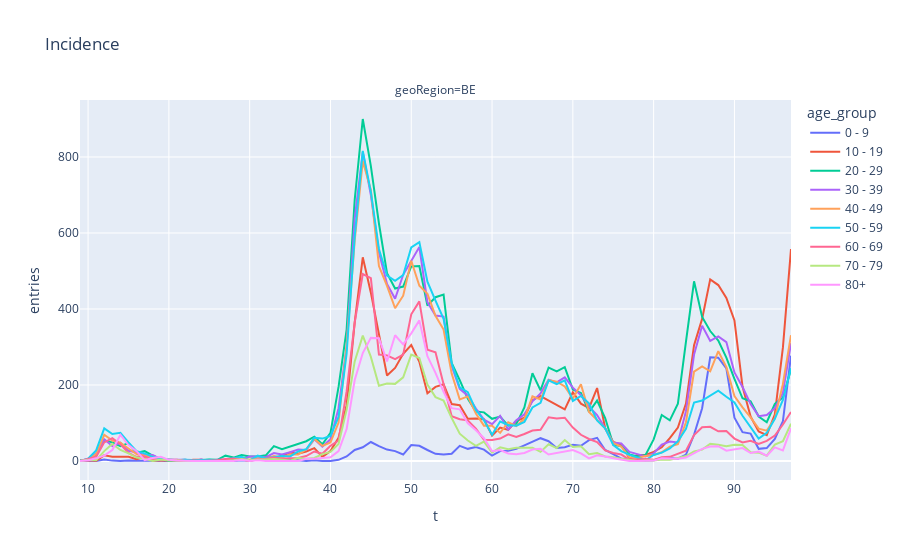

Notebook cell for this chart:
### Code cell
fig = px.line(inc.loc[:,:, 'BE'].reset_index(), x='t', y='entries', facet_col='geoRegion', facet_col_wrap=3, color='age_group', title='Incidence')
fig.show()

### Figure 1 — Plotly figure (JSON) as saved in the notebook; plotly's stock layout.template omitted (floating-point values rounded to 4 significant figures)
{"data": [{"hovertemplate": "age_group=0 - 9<br>geoRegion=BE<br>t=%{x}<br>entries=%{y}<extra></extra>", "legendgroup": "0 - 9", "line": {"color": "#636efa", "dash": "solid"}, "marker": {"symbol": "circle"}, "mode": "lines", "name": "0 - 9", "orientation": "v", "showlegend": true, "type": "scatter", "x": [9, 10, 11, 12, 13, 14, 15, 16, 17, 18, 19, 20, 21, 22, 23, 24, 25, 26, 27, 28, 29, 30, 31, 32, 33, 34, 35, 36, 37, 38, 39, 40, 41, 42, 43, 44, 45, 46, 47, 48, 49, 50, 51, 52, 53, 54, 55, 56, 57, 58, 59, 60, 61, 62, 63, 64, 65, 66, 67, 68, 69, 70, 71, 72, 73, 74, 75, 76, 77, 78, 79, 80, 81, 82, 83, 84, 85, 86, 87, 88, 89, 90, 91, 92, 93, 94, 95, 96, 97], "xaxis": "x", "y": [0, 1, 0, 4, 1, 0, 1, 1, 0, 1, 0, 0, 2, 0, 0, 3, 0, 0, 0, 0, 2, 1, 3, 3, 4, 4, 3, 2, 0, 2, 0, 0, 3, 12, 29, 36, 50, 39, 30, 26, 17, 42, 40, 29, 19, 17, 19, 40, 32, 37, 30, 14, 26, 27, 32, 41, 51, 60, 52, 34, 36, 43, 40, 55, 61, 29, 18, 6, 6, 2, 1, 2, 6, 8, 6, 17, 69, 139, 273, 272, 244, 114, 76, 72, 32, 34, 58, 105, 277], "yaxis": "y"}, {"hovertemplate": "age_group=10 - 19<br>geoRegion=BE<br>t=%{x}<br>entries=%{y}<extra></extra>", "legendgroup": "10 - 19", "line": {"color": "#EF553B", "dash": "solid"}, "marker": {"symbol": "circle"}, "mode": "lines", "name": "10 - 19", "orientation": "v", "showlegend": true, "type": "scatter", "x": [9, 10, 11, 12, 13, 14, 15, 16, 17, 18, 19, 20, 21, 22, 23, 24, 25, 26, 27, 28, 29, 30, 31, 32, 33, 34, 35, 36, 37, 38, 39, 40, 41, 42, 43, 44, 45, 46, 47, 48, 49, 50, 51, 52, 53, 54, 55, 56, 57, 58, 59, 60, 61, 62, 63, 64, 65, 66, 67, 68, 69, 70, 71, 72, 73, 74, 75, 76, 77, 78, 79, 80, 81, 82, 83, 84, 85, 86, 87, 88, 89, 90, 91, 92, 93, 94, 95, 96, 97], "xaxis": "x", "y": [1, 2, 1, 15, 11, 11, 11, 5, 11, 1, 2, 1, 1, 0, 3, 3, 1, 2, 1, 3, 4, 0, 5, 13, 8, 14, 22, 19, 25, 34, 11, 26, 61, 147, 365, 536, 443, 334, 225, 245, 282, 305, 261, 178, 195, 202, 150, 147, 111, 112, 110, 67, 88, 82, 105, 114, 160, 171, 159, 146, 136, 181, 151, 139, 192, 86, 50, 43, 7, 16, 16, 24, 36, 60, 88, 151, 305, 374, 478, 463, 429, 370, 196, 117, 78, 68, 123, 299, 558], "yaxis": "y"}, {"hovertemplate": "age_group=20 - 29<br>geoRegion=BE<br>t=%{x}<br>entries=%{y}<extra></extra>", "legendgroup": "20 - 29", "line": {"color": "#00cc96", "dash": "solid"}, "marker": {"symbol": "circle"}, "mode": "lines", "name": "20 - 29", "orientation": "v", "showlegend": true, "type": "scatter", "x": [9, 10, 11, 12, 13, 14, 15, 16, 17, 18, 19, 20, 21, 22, 23, 24, 25, 26, 27, 28, 29, 30, 31, 32, 33, 34, 35, 36, 37, 38, 39, 40, 41, 42, 43, 44, 45, 46, 47, 48, 49, 50, 51, 52, 53, 54, 55, 56, 57, 58, 59, 60, 61, 62, 63, 64, 65, 66, 67, 68, 69, 70, 71, 72, 73, 74, 75, 76, 77, 78, 79, 80, 81, 82, 83, 84, 85, 86, 87, 88, 89, 90, 91, 92, 93, 94, 95, 96, 97], "xaxis": "x", "y": [1, 3, 15, 54, 49, 39, 47, 22, 26, 14, 6, 1, 2, 3, 1, 2, 4, 3, 14, 9, 16, 12, 12, 15, 39, 31, 38, 45, 52, 64, 44, 74, 195, 346, 687, 900, 776, 625, 494, 454, 459, 512, 513, 409, 431, 438, 258, 213, 164, 130, 128, 111, 117, 93, 97, 141, 231, 186, 246, 236, 247, 188, 179, 129, 159, 113, 43, 39, 17, 12, 16, 57, 121, 107, 151, 314, 473, 379, 342, 317, 272, 216, 165, 157, 117, 102, 150, 167, 242], "yaxis": "y"}, {"hovertemplate": "age_group=30 - 39<br>geoRegion=BE<br>t=%{x}<br>entries=%{y}<extra></extra>", "legendgroup": "30 - 39", "line": {"color": "#ab63fa", "dash": "solid"}, "marker": {"symbol": "circle"}, "mode": "lines", "name": "30 - 39", "orientation": "v", "showlegend": true, "type": "scatter", "x": [9, 10, 11, 12, 13, 14, 15, 16, 17, 18, 19, 20, 21, 22, 23, 24, 25, 26, 27, 28, 29, 30, 31, 32, 33, 34, 35, 36, 37, 38, 39, 40, 41, 42, 43, 44, 45, 46, 47, 48, 49, 50, 51, 52, 53, 54, 55, 56, 57, 58, 59, 60, 61, 62, 63, 64, 65, 66, 67, 68, 69, 70, 71, 72, 73, 74, 75, 76, 77, 78, 79, 80, 81, 82, 83, 84, 85, 86, 87, 88, 89, 90, 91, 92, 93, 94, 95, 96, 97], "xaxis": "x", "y": [0, 6, 20, 57, 39, 48, 27, 23, 15, 16, 5, 3, 3, 3, 0, 4, 0, 3, 3, 7, 4, 12, 12, 10, 21, 17, 23, 30, 29, 57, 38, 57, 139, 301, 638, 813, 700, 549, 466, 427, 490, 525, 563, 418, 383, 380, 250, 190, 172, 138, 109, 97, 119, 83, 107, 123, 157, 178, 214, 207, 220, 193, 173, 143, 121, 86, 48, 46, 24, 18, 12, 20, 43, 51, 49, 131, 280, 356, 316, 328, 313, 233, 195, 150, 118, 121, 139, 179, 310], "yaxis": "y"}, {"hovertemplate": "age_group=40 - 49<br>geoRegion=BE<br>t=%{x}<br>entries=%{y}<extra></extra>", "legendgroup": "40 - 49", "line": {"color": "#FFA15A", "dash": "solid"}, "marker": {"symbol": "circle"}, "mode": "lines", "name": "40 - 49", "orientation": "v", "showlegend": true, "type": "scatter", "x": [9, 10, 11, 12, 13, 14, 15, 16, 17, 18, 19, 20, 21, 22, 23, 24, 25, 26, 27, 28, 29, 30, 31, 32, 33, 34, 35, 36, 37, 38, 39, 40, 41, 42, 43, 44, 45, 46, 47, 48, 49, 50, 51, 52, 53, 54, 55, 56, 57, 58, 59, 60, 61, 62, 63, 64, 65, 66, 67, 68, 69, 70, 71, 72, 73, 74, 75, 76, 77, 78, 79, 80, 81, 82, 83, 84, 85, 86, 87, 88, 89, 90, 91, 92, 93, 94, 95, 96, 97], "xaxis": "x", "y": [0, 4, 18, 69, 54, 48, 33, 18, 14, 11, 2, 3, 2, 0, 0, 1, 0, 1, 3, 5, 4, 4, 6, 6, 13, 9, 17, 17, 30, 58, 40, 49, 101, 304, 580, 789, 713, 513, 461, 402, 435, 527, 461, 440, 382, 346, 230, 162, 170, 125, 93, 93, 74, 102, 92, 111, 170, 162, 213, 209, 196, 164, 202, 129, 108, 86, 47, 38, 10, 8, 13, 16, 23, 38, 44, 102, 235, 249, 236, 289, 247, 171, 141, 115, 85, 80, 112, 203, 331], "yaxis": "y"}, {"hovertemplate": "age_group=50 - 59<br>geoRegion=BE<br>t=%{x}<br>entries=%{y}<extra></extra>", "legendgroup": "50 - 59", "line": {"color": "#19d3f3", "dash": "solid"}, "marker": {"symbol": "circle"}, "mode": "lines", "name": "50 - 59", "orientation": "v", "showlegend": true, "type": "scatter", "x": [9, 10, 11, 12, 13, 14, 15, 16, 17, 18, 19, 20, 21, 22, 23, 24, 25, 26, 27, 28, 29, 30, 31, 32, 33, 34, 35, 36, 37, 38, 39, 40, 41, 42, 43, 44, 45, 46, 47, 48, 49, 50, 51, 52, 53, 54, 55, 56, 57, 58, 59, 60, 61, 62, 63, 64, 65, 66, 67, 68, 69, 70, 71, 72, 73, 74, 75, 76, 77, 78, 79, 80, 81, 82, 83, 84, 85, 86, 87, 88, 89, 90, 91, 92, 93, 94, 95, 96, 97], "xaxis": "x", "y": [0, 6, 28, 86, 71, 74, 49, 26, 20, 11, 6, 4, 2, 3, 2, 2, 3, 1, 3, 7, 11, 1, 14, 7, 10, 13, 12, 25, 31, 61, 59, 66, 116, 283, 590, 816, 708, 558, 488, 474, 489, 562, 576, 472, 422, 374, 257, 194, 181, 134, 107, 69, 104, 95, 93, 103, 141, 153, 212, 202, 212, 158, 171, 152, 107, 86, 42, 26, 16, 10, 2, 16, 22, 33, 52, 85, 154, 159, 173, 185, 169, 154, 119, 88, 59, 74, 111, 161, 244], "yaxis": "y"}, {"hovertemplate": "age_group=60 - 69<br>geoRegion=BE<br>t=%{x}<br>entries=%{y}<extra></extra>", "legendgroup": "60 - 69", "line": {"color": "#FF6692", "dash": "solid"}, "marker": {"symbol": "circle"}, "mode": "lines", "name": "60 - 69", "orientation": "v", "showlegend": true, "type": "scatter", "x": [9, 10, 11, 12, 13, 14, 15, 16, 17, 18, 19, 20, 21, 22, 23, 24, 25, 26, 27, 28, 29, 30, 31, 32, 33, 34, 35, 36, 37, 38, 39, 40, 41, 42, 43, 44, 45, 46, 47, 48, 49, 50, 51, 52, 53, 54, 55, 56, 57, 58, 59, 60, 61, 62, 63, 64, 65, 66, 67, 68, 69, 70, 71, 72, 73, 74, 75, 76, 77, 78, 79, 80, 81, 82, 83, 84, 85, 86, 87, 88, 89, 90, 91, 92, 93, 94, 95, 96, 97], "xaxis": "x", "y": [0, 5, 11, 49, 60, 44, 21, 11, 12, 5, 2, 3, 3, 0, 1, 0, 1, 2, 5, 6, 5, 2, 5, 6, 9, 6, 7, 8, 13, 25, 19, 40, 54, 183, 364, 492, 481, 280, 278, 268, 280, 386, 420, 293, 286, 205, 118, 110, 107, 85, 56, 55, 59, 70, 63, 71, 80, 82, 115, 112, 114, 88, 69, 58, 50, 28, 21, 17, 4, 4, 5, 3, 10, 11, 20, 27, 68, 89, 90, 78, 79, 59, 49, 53, 45, 53, 67, 96, 129], "yaxis": "y"}, {"hovertemplate": "age_group=70 - 79<br>geoRegion=BE<br>t=%{x}<br>entries=%{y}<extra></extra>", "legendgroup": "70 - 79", "line": {"color": "#B6E880", "dash": "solid"}, "marker": {"symbol": "circle"}, "mode": "lines", "name": "70 - 79", "orientation": "v", "showlegend": true, "type": "scatter", "x": [9, 10, 11, 12, 13, 14, 15, 16, 17, 18, 19, 20, 21, 22, 23, 24, 25, 26, 27, 28, 29, 30, 31, 32, 33, 34, 35, 36, 37, 38, 39, 40, 41, 42, 43, 44, 45, 46, 47, 48, 49, 50, 51, 52, 53, 54, 55, 56, 57, 58, 59, 60, 61, 62, 63, 64, 65, 66, 67, 68, 69, 70, 71, 72, 73, 74, 75, 76, 77, 78, 79, 80, 81, 82, 83, 84, 85, 86, 87, 88, 89, 90, 91, 92, 93, 94, 95, 96, 97], "xaxis": "x", "y": [0, 3, 2, 26, 45, 29, 20, 9, 6, 0, 4, 1, 2, 0, 0, 0, 1, 0, 0, 2, 5, 2, 4, 4, 5, 3, 1, 8, 6, 8, 18, 24, 45, 135, 262, 330, 274, 198, 204, 203, 220, 280, 271, 201, 168, 159, 113, 72, 54, 40, 51, 22, 36, 31, 35, 35, 35, 24, 44, 34, 55, 37, 39, 18, 21, 12, 10, 6, 2, 0, 1, 1, 4, 3, 8, 13, 25, 30, 45, 43, 39, 43, 42, 23, 22, 14, 43, 52, 98], "yaxis": "y"}, {"hovertemplate": "age_group=80+<br>geoRegion=BE<br>t=%{x}<br>entries=%{y}<extra></extra>", "legendgroup": "80+", "line": {"color": "#FF97FF", "dash": "solid"}, "marker": {"symbol": "circle"}, "mode": "lines", "name": "80+", "orientation": "v", "showlegend": true, "type": "scatter", "x": [9, 10, 11, 12, 13, 14, 15, 16, 17, 18, 19, 20, 21, 22, 23, 24, 25, 26, 27, 28, 29, 30, 31, 32, 33, 34, 35, 36, 37, 38, 39, 40, 41, 42, 43, 44, 45, 46, 47, 48, 49, 50, 51, 52, 53, 54, 55, 56, 57, 58, 59, 60, 61, 62, 63, 64, 65, 66, 67, 68, 69, 70, 71, 72, 73, 74, 75, 76, 77, 78, 79, 80, 81, 82, 83, 84, 85, 86, 87, 88, 89, 90, 91, 92, 93, 94, 95, 96, 97], "xaxis": "x", "y": [0, 2, 7, 14, 29, 69, 42, 26, 2, 8, 11, 3, 1, 0, 0, 0, 0, 1, 0, 0, 3, 0, 2, 0, 0, 0, 0, 0, 6, 6, 8, 10, 26, 84, 213, 284, 324, 323, 262, 331, 307, 336, 370, 276, 232, 182, 139, 136, 99, 81, 60, 26, 29, 20, 18, 21, 30, 32, 17, 21, 24, 29, 20, 7, 15, 12, 7, 3, 0, 0, 0, 1, 7, 6, 6, 9, 20, 32, 38, 39, 27, 30, 34, 21, 25, 14, 36, 28, 86], "yaxis": "y"}], "layout": {"annotations": [{"font": {}, "showarrow": false, "text": "geoRegion=BE", "x": 0.5, "xanchor": "center", "xref": "paper", "y": 1, "yanchor": "bottom", "yref": "paper"}], "autosize": true, "legend": {"title": {"text": "age_group"}, "tracegroupgap": 0}, "title": {"text": "Incidence"}, "xaxis": {"anchor": "y", "autorange": true, "domain": [0, 1], "range": [9, 97], "title": {"text": "t"}, "type": "linear"}, "yaxis": {"anchor": "x", "autorange": true, "domain": [0, 1], "range": [-50, 950], "title": {"text": "entries"}, "type": "linear"}}}
